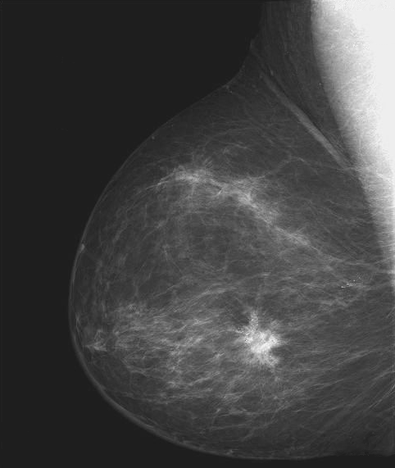
#> input picture images/breat-xray.tif, 395 x 468 px, shrunk from 482 x 571 before the run
$ jupyter execute --allow-errors wee3.ipynb
#> lines starting #> are read from the running program, lines starting #| are printed output that depends on the picture; after the words box and inside, x2 and y2 are one past the last pixel; in counts of white or black regions, pixels touching at a corner belong together
[cell 1]
import cv2
import matplotlib.pyplot as plt
import numpy as np


img = cv2.imread('images/breat-xray.tif', 0)
#> img is the input picture: shape (468, 395); min 26, max 245, mean 66.7

neg_img = (256 - 1 - img)

fig , axe = plt.subplots(1,2, figsize=(7,7))

axe[0].imshow(img, cmap='gray')
axe[0].axis('off')
axe[0].set_title('original image')

axe[1].imshow(neg_img, cmap='gray')
axe[1].axis('off')
axe[1].set_title('negative image')
plt.show()

[cell 2]
# scaling image
# s = cr
import numpy as np

img = cv2.imread('images/scaling_img.png')
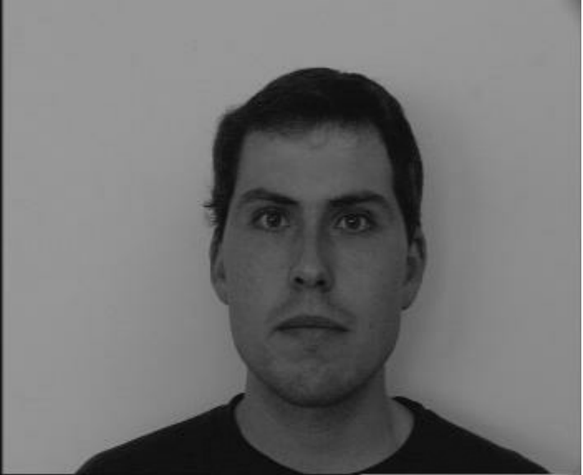
#> input picture images/scaling_img.png, 583 x 475 px, shrunk from 711 x 579 before the run
#> img is the input picture: shape (475, 583, 3); min 7, max 255, mean 113.7
scaled_img = (255 * (1.6 * img/255)).astype(np.uint8);

fig, ax = plt.subplots(1,2, figsize=(8,8))

ax[0].imshow(img, 'gray')
ax[0].set_title("Original Image")
ax[0].axis('off')

ax[1].imshow(scaled_img, 'gray')
ax[1].set_title("scaled image")
ax[1].axis('off')

plt.show()

[cell 3]
img = cv2.imread('images/fig.tif', 0)
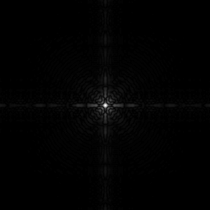
#> input picture images/fig.tif, 210 x 210 px, shrunk from 256 x 256 before the run
#> img is the input picture: shape (210, 210); min 0, max 255, mean 2.1


c = 255 / np.log(1 + np.max(img))
#> c = 45.99

log_img = (c * np.log(2+img)).astype(np.uint8)
fig, ax = plt.subplots(1,2, figsize=(8,8))

ax[0].imshow(img, 'gray')
ax[0].set_title("Original Image")
ax[0].axis('off')

ax[1].imshow(log_img, 'gray')
ax[1].set_title("log transformed image")
ax[1].axis('off')

plt.show()

[cell 4]
# inverse log
inv_img = np.exp(log_img).astype(np.uint8)
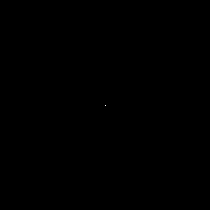
#> inv_img: shape (210, 210); values 0 (black) and 1 (white), 0% white in thin lines or dots, all inside (x1, y1, x2, y2) = (105, 105, 106, 106)
plt.imshow(inv_img, cmap="gray")

[cell 5]
img = cv2.imread('images/rose.tif', 0)
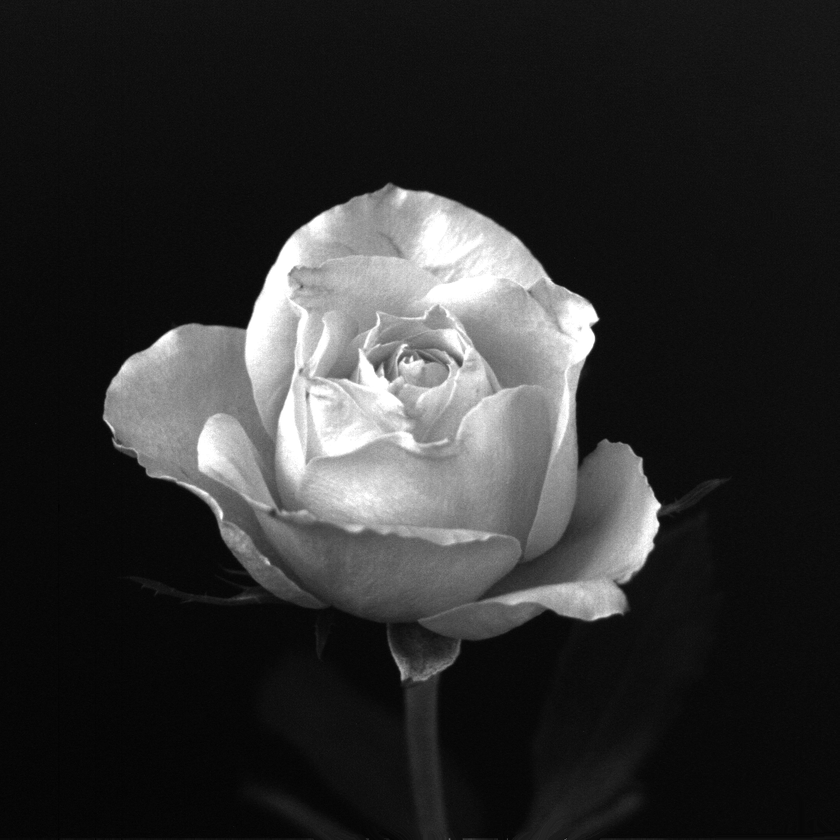
#> input picture images/rose.tif, 840 x 840 px, shrunk from 1024 x 1024 before the run
#> img is the input picture: shape (840, 840); min 0, max 255, mean 46.8

gamma = 0.4

p_img = (255 * (img / 255)**gamma).astype(np.uint8)

plt.imshow(p_img ,cmap='gray')

[cell 6]
# compare intensity level with different gamma value

img = cv2.imread('images/fig1.tif', 0)
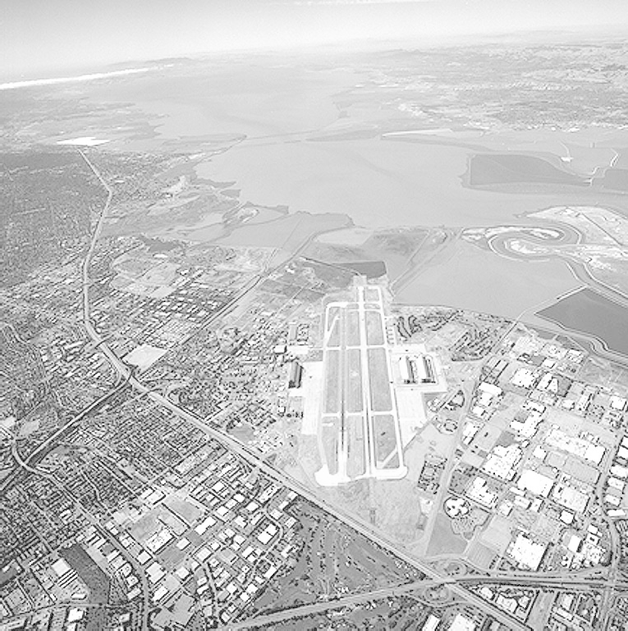
#> input picture images/fig1.tif, 628 x 631 px, shrunk from 765 x 769 before the run
#> img is the input picture: shape (631, 628); min 0, max 255, mean 197.1

img_gamma2 = (255 * (img / 255) ** 3).astype(np.uint8)
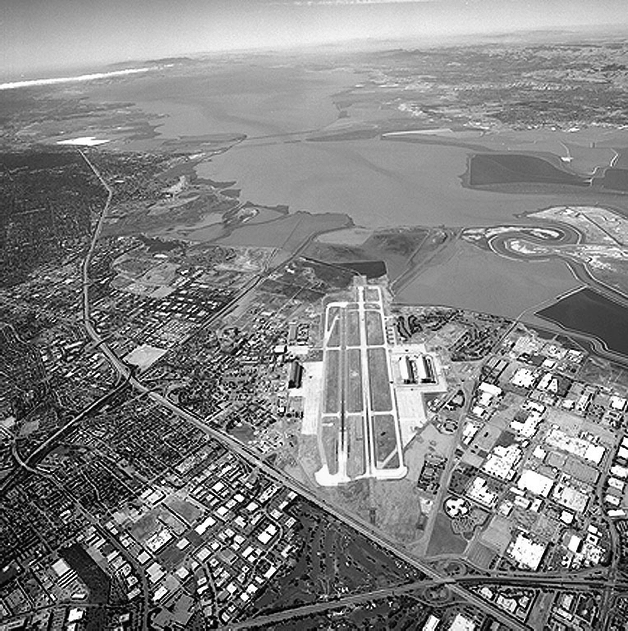
#> img_gamma2: shape (631, 628); min 0, max 255, mean 130.7
img_gamma3 = (255 * (img/255)**4).astype(np.uint8)
img_gamma4 = (255 * (img/255)**5).astype(np.uint8)
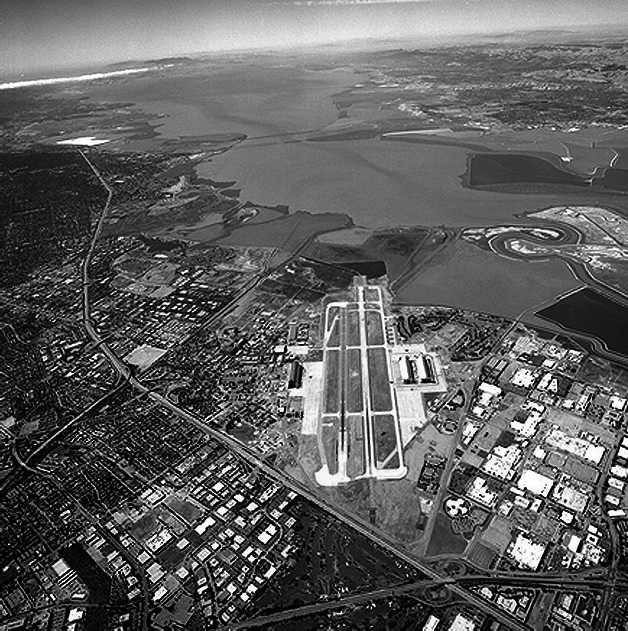
#> img_gamma4: shape (631, 628); min 0, max 255, mean 93.9


fig , axe = plt.subplots(2,2, figsize=(7,7))

axe[0,0].imshow(img, cmap='gray')
axe[0,0].set_title('orignal image')
axe[0,0].axis('off')

axe[0,1].imshow(img_gamma2, cmap='gray')
axe[0,1].set_title('3 gamma')
axe[0,1].axis("off")

axe[1,0].imshow(img_gamma3, cmap='gray')
axe[1,0].set_title('gamma 4')
axe[1,0].axis("off")

axe[1,1].imshow(img_gamma4, cmap='gray')
axe[1,1].set_title('gamma 5')
axe[1,1].axis('off')

[cell 7]
# constrast streching and k = 100

img = cv2.imread("images/fig2.tif",0)
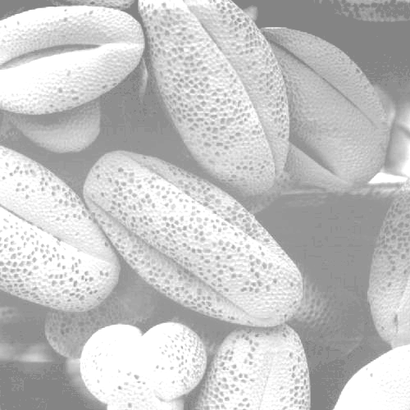
#> input picture images/fig2.tif, 410 x 410 px, shrunk from 500 x 500 before the run
#> img is the input picture: shape (410, 410); min 122, max 255, mean 196.3

streched_img = np.where(img<=100, img-30, img+30).astype(np.uint8)
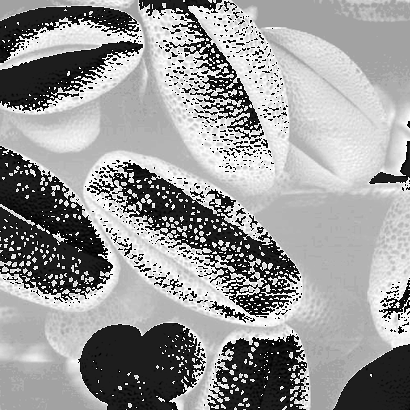
#> streched_img: shape (410, 410); min 0, max 255, mean 152

fig, axe = plt.subplots(1,2, figsize=(10,10))

axe[0].imshow(img , cmap='gray')
axe[0].axis('off')
axe[0].set_title("orignal image")

axe[1].imshow(streched_img, cmap='gray')
axe[1].axis("off")
axe[1].set_title('streched image')

[cell 8]
# bineary thresholding

img = cv2.imread("images/fig1.tif",0)
thr_img = np.where(img <= 100, 0, 255).astype(np.uint8)
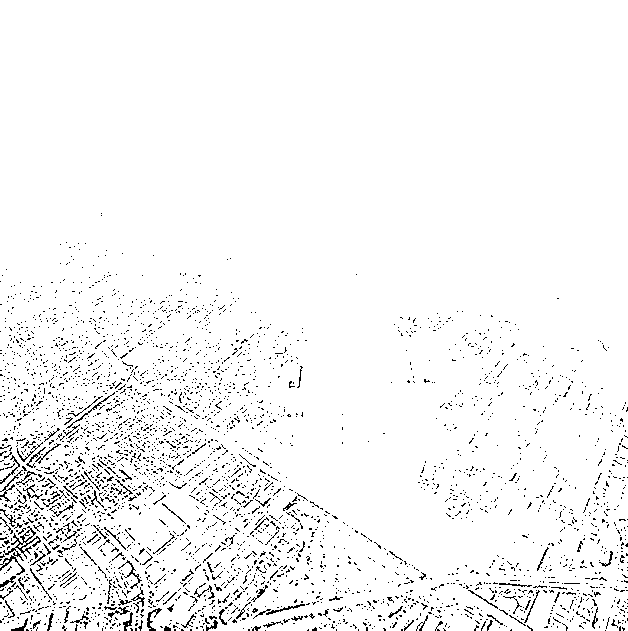
#> thr_img: shape (631, 628); 96.1% white; black in thin lines or dots, all inside (x1, y1, x2, y2) = (0, 213, 628, 631)

plt.imshow(thr_img, cmap='gray')
plt.show()
